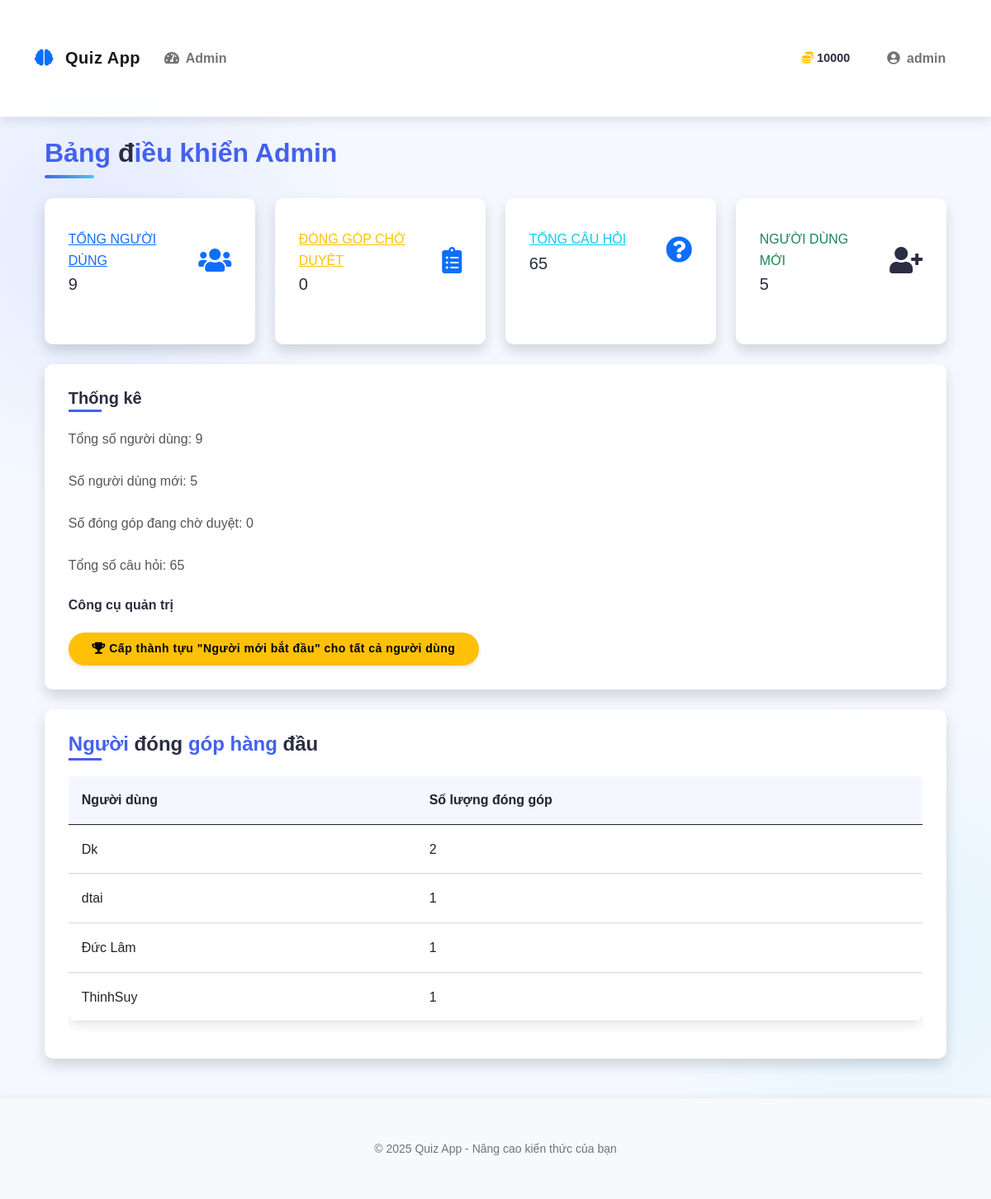
The page /admin_dashboard (signed in) on the database as committed earlier.
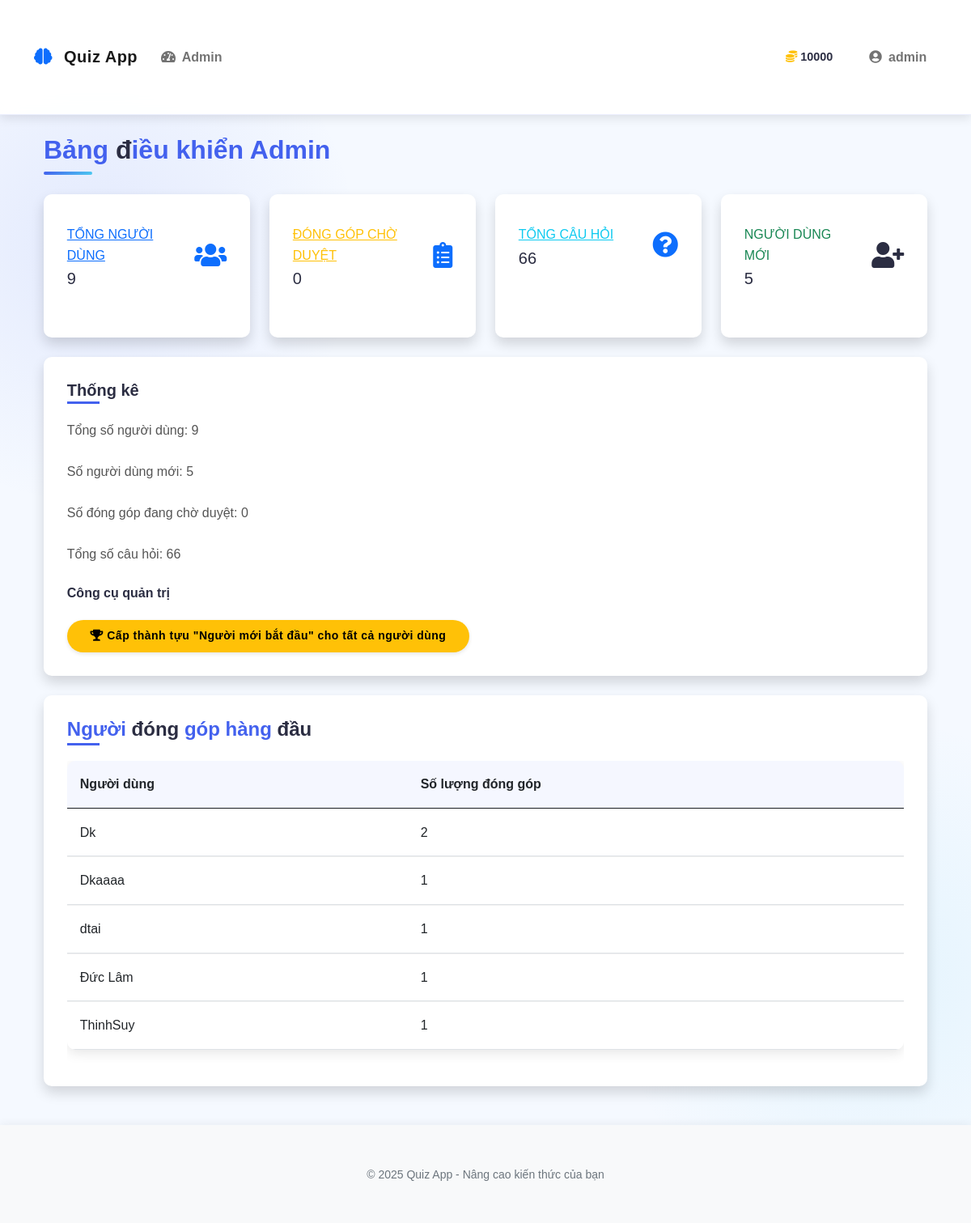
The same page on the database as committed later.
### models.py (models this page shows, shortened)
class User(UserMixin, db.Model):
    id = db.Column(db.Integer, primary_key=True)
    username = db.Column(db.String(64), unique=True, nullable=False)
    email = db.Column(db.String(120), unique=True, nullable=False)
    password_hash = db.Column(db.String(256))
    coins = db.Column(db.Integer, default=10)  # New users start with 10 coins
    experience = db.Column(db.Integer, default=0)  # Experience points
    rank = db.Column(db.String(50), default='Newbie')
    is_admin = db.Column(db.Boolean, default=False)
    contributions = db.relationship('Contribution', backref='author', lazy=True)
    inventory_items = db.relationship('InventoryItem', backref='owner', lazy=True)
    achievements = db.relationship('UserAchievement', backref='user', lazy=True)
    daily_quests = db.relationship('UserDailyQuest', backref='user', lazy=True)
    total_questions_answered = db.Column(db.Integer, default=0)
    correct_answers = db.Column(db.Integer, default=0)
    easy_questions_completed = db.Column(db.Integer, default=0)
    medium_questions_completed = db.Column(db.Integer, default=0)
    hard_questions_completed = db.Column(db.Integer, default=0)
    daily_quest_points = db.Column(db.Integer, default=0)
    daily_streak = db.Column(db.Integer, default=0)
    last_daily_login = db.Column(db.Date, nullable=True)

### app.py (the view)
@app.route('/admin_dashboard')
@login_required
def admin_dashboard():
    if not current_user.is_admin:
        abort(403)
    from models import User, Contribution, Question
    total_users = User.query.count()
    new_users_list = User.query.order_by(User.id.desc()).limit(5).all()
    new_users_count = len(new_users_list)
    pending_contributions = Contribution.query.filter_by(approved=False).count()
    total_questions = Question.query.count()
    contributors = db.session.query(Contribution.user_id, db.func.count(Contribution.id)).group_by(Contribution.user_id).order_by(db.func.count(Contribution.id).desc()).limit(5).all()
    top_contributors = []
    for user_id, count in contributors:
        user = User.query.get(user_id)
        if user:
            top_contributors.append((user, count))
    return render_template('admin/dashboard.html',
                          total_users=total_users,
                          new_users=new_users_count,
                          pending_contributions=pending_contributions,
                          total_questions=total_questions,
                          top_contributors=top_contributors,
                          new_users_list=new_users_list)

### app.py (called while the page is built)
@login_manager.user_loader
def load_user(user_id):
    from models import User
    return User.query.get(int(user_id))

### templates/admin/dashboard.html (shortened to what the changed rows need)
{% extends "base.html" %}
{% block content %}
<div class="container-fluid">
    <h2 class="mb-4">Bảng điều khiển Admin</h2>
    <div class="row">
        <div class="col-xl-3 col-md-6 mb-4">
            <div class="card border-left-info shadow h-100 py-2">
                <div class="card-body">
                    <div class="row no-gutters align-items-center">
                        <div class="col mr-2">
                            <div class="text-xs font-weight-bold text-info text-uppercase mb-1">
                                <a href="{{ url_for('admin_question_bank') }}" class="text-info">Tổng câu hỏi</a>
                            </div>
                            <div class="h5 mb-0 font-weight-bold text-gray-800">{% if total_questions is defined %}{{ total_questions }}{% else %}0{% endif %}</div>
                        </div>
                    </div>
                </div>
            </div>
        </div>
    </div>
    <div class="col-md-12 mb-4">
        <div class="card shadow">
            <div class="card-body">
                <h5 class="card-title">Thống kê</h5>
                <p class="card-text">Tổng số người dùng: {{ total_users }}</p>
                <p class="card-text">Số người dùng mới: {{ new_users }}</p>
                <p class="card-text">Số đóng góp đang chờ duyệt: {{ pending_contributions }}</p>
                <p class="card-text">Tổng số câu hỏi: {{ total_questions }}</p>
                <div class="mt-4">
                  <h6>Công cụ quản trị</h6>
                  <button id="grantStarterAchievement" class="btn btn-warning btn-sm">
                  </button>
                </div>
            </div>
        </div>
    </div>
    <div class="col-md-12 mt-4">
        <div class="card shadow">
            <div class="card-body">
                <div class="table-responsive">
                    <table class="table table-hover">
                        <thead>
                            <tr>
                                <th>Người dùng</th>
                                <th>Số lượng đóng góp</th>
                            </tr>
                        </thead>
                        <tbody>
                            {% for user, contributions in top_contributors %}
                            <tr>
                                <td>{{ user.username }}</td>
                                <td>{{ contributions }}</td>
                            </tr>
                            {% endfor %}
                        </tbody>
                    </table>
                </div>
            </div>
        </div>
    </div>
</div>
{% endblock %}

Rows that differ between the two databases and show on the page:
now on this page (row edited): User: username "Dkaaaa", contributions "1"
Other text that changed with them:
{{ total_questions }}: "65" → "66"
